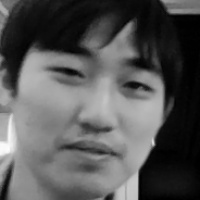
#> input picture proj/dataset/person_10101/user1.jpg, 200 x 200 px, given in place of the camera
$ python T2.py
#> lines starting #> are read from the running program, lines starting #| are printed output that depends on the picture
import cv2
import numpy as np
from os import makedirs
from os.path import isdir

# 얼굴 저장 함수
face_dirs = 'dataset/'

face_classifier = cv2.CascadeClassifier('classifier/haarcascade_frontalface_default.xml')


# 얼굴 검출 함수
def face_extractor(img):
    gray = cv2.cvtColor(img, cv2.COLOR_BGR2GRAY)
    faces = face_classifier.detectMultiScale(gray, 1.3, 5)
    # 얼굴이 없으면 패스!
    if faces is ():
        return None
    # 얼굴이 있으면 얼굴 부위만 이미지로 만들고
    for (x, y, w, h) in faces:
        cropped_face = img[y:y + h, x:x + w]
    # 리턴!
    return cropped_face


# 얼굴만 저장하는 함수
def take_pictures(name):
    # 해당 이름의 폴더가 없다면 생성
#> called with name = 'person_10102'
    if not isdir(face_dirs + name):
        makedirs(face_dirs + name)

    # 카메라 ON
    cap = cv2.VideoCapture(0)
    count = 0

    while True:
        # 카메라로 부터 사진 한장 읽어 오기
        ret, frame = cap.read()
#> frame is the input picture: shape (200, 200, 3); min 0, max 253, mean 85.6
        # 사진에서 얼굴 검출 , 얼굴이 검출되었다면
        if face_extractor(frame) is not None:

#> in face_extractor, `faces = face_classifier.detectMultiScale(gray, 1.3, 5)`: faces = [[14, 12, 181, 181]]
#> the loop in face_extractor, `for (x, y, w, h) in faces:` made 1 pass
#> pass 1, in face_extractor, `cropped_face = img[y:y + h, x:x + w]`:
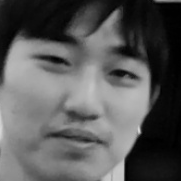
#> cropped_face: shape (181, 181, 3); min 0, max 214, mean 89
            count += 1
#> count = 1
            # 200 x 200 사이즈로 줄이거나 늘린다음
            face = cv2.resize(face_extractor(frame), (200, 200))
#> the loop in face_extractor (call 2), `for (x, y, w, h) in faces:` made 1 pass
            # 흑백으로 바꿈
            face = cv2.cvtColor(face, cv2.COLOR_BGR2GRAY)
#> face: shape (200, 200)

            # 200x200 흑백 사진을 faces/얼굴 이름/userxx.jpg 로 저장
            file_name_path = face_dirs + name + '/user' + str(count) + '.jpg'
#> file_name_path = 'dataset/person_10102/user1.jpg'
            cv2.imwrite(file_name_path, face)

            cv2.putText(face, str(count), (50, 50), cv2.FONT_HERSHEY_COMPLEX, 1, (250, 120, 255), 2)
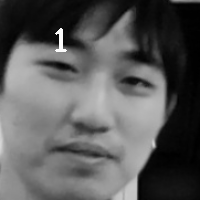
#> face: shape (200, 200); min 0, max 250, mean 89.5
            cv2.imshow('Face Cropper', face)
        else:
            print("Face not Found")
            pass

        # 얼굴 사진 100장을 다 얻었거나 enter키 누르면 종료
        if cv2.waitKey(1) == 13 or count == 100:
#> (key Esc is pressed here)
            break

    cap.release()
    cv2.destroyAllWindows()
    print('Colleting Samples Complete!!!')


take_pictures('person_10102')

$ run again, on proj/dataset/person_10101/user11.jpg
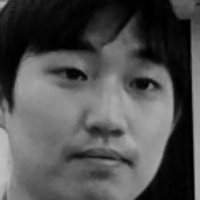
#> input picture proj/dataset/person_10101/user11.jpg, 200 x 200 px, given in place of the camera
#> in take_pictures, frame is the input picture: shape (200, 200, 3); min 0, max 192, mean 80.1
#> faces = [[17, 12, 177, 177]]
#> the loop in face_extractor, `for (x, y, w, h) in faces:` made 1 pass
#> pass 1, in face_extractor, `cropped_face = img[y:y + h, x:x + w]`:
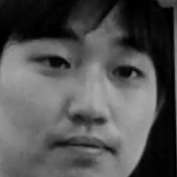
#> cropped_face: shape (177, 177, 3); min 0, max 172, mean 82.1
#> count = 1
#> the loop in face_extractor (call 2), `for (x, y, w, h) in faces:` made 1 pass
#> file_name_path = 'dataset/person_10102/user1.jpg'
#> in take_pictures, `cv2.putText(face, str(count), (50, 50), cv2.FONT_HERSHEY_COMPLEX, 1, (..`:
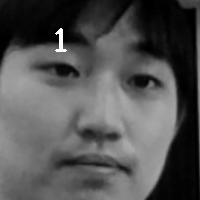
#> face: shape (200, 200); min 0, max 250, mean 82.6
